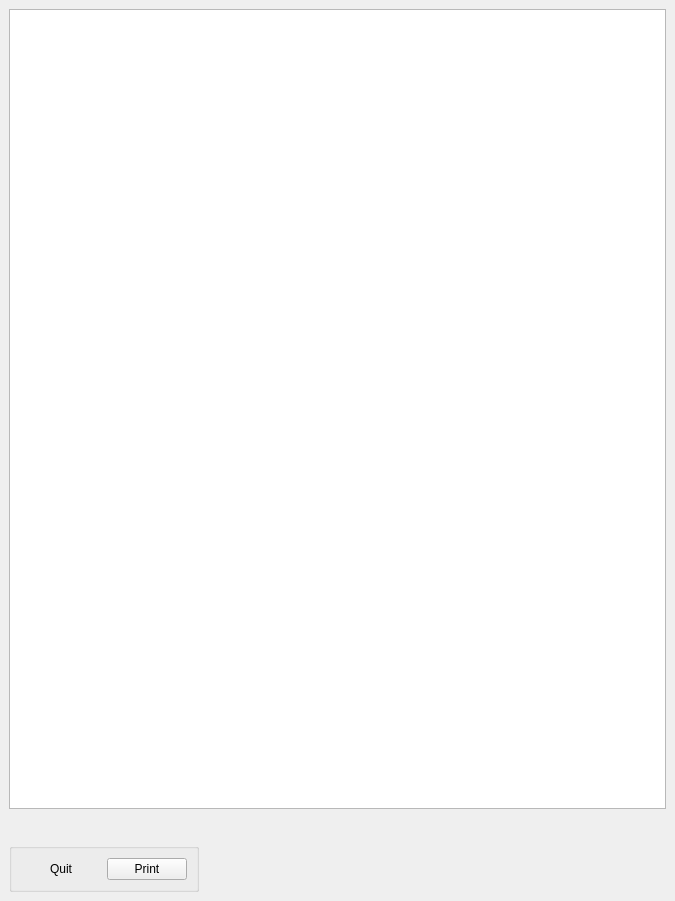
<ui version="4.0" >
 <class>EditFile</class>
 <widget class="QWidget" name="EditFile" >
  <property name="geometry" >
   <rect>
    <x>0</x>
    <y>0</y>
    <width>675</width>
    <height>901</height>
   </rect>
  </property>
  <property name="windowTitle" >
   <string>Edit a file</string>
  </property>
  <layout class="QGridLayout" >
   <property name="margin" >
    <number>9</number>
   </property>
   <property name="spacing" >
    <number>6</number>
   </property>
   <item row="2" column="1" >
    <spacer>
     <property name="orientation" >
      <enum>Qt::Horizontal</enum>
     </property>
     <property name="sizeHint" >
      <size>
       <width>331</width>
       <height>49</height>
      </size>
     </property>
    </spacer>
   </item>
   <item row="2" column="0" >
    <widget class="QGroupBox" name="GroupButtons" >
     <property name="title" >
      <string/>
     </property>
     <layout class="QGridLayout" >
      <property name="margin" >
       <number>9</number>
      </property>
      <property name="spacing" >
       <number>6</number>
      </property>
      <item row="0" column="1" >
       <widget class="QPushButton" name="buttonPrint" >
        <property name="text" >
         <string>Print</string>
        </property>
       </widget>
      </item>
      <item row="0" column="0" >
       <widget class="QPushButton" name="buttonQuit" >
        <property name="text" >
         <string>Quit</string>
        </property>
        <property name="autoDefault" >
         <bool>true</bool>
        </property>
        <property name="default" >
         <bool>true</bool>
        </property>
        <property name="flat" >
         <bool>true</bool>
        </property>
       </widget>
      </item>
     </layout>
    </widget>
   </item>
   <item row="1" column="0" colspan="2" >
    <spacer>
     <property name="orientation" >
      <enum>Qt::Vertical</enum>
     </property>
     <property name="sizeHint" >
      <size>
       <width>20</width>
       <height>14</height>
      </size>
     </property>
    </spacer>
   </item>
   <item row="0" column="0" colspan="2" >
    <widget class="QTextBrowser" name="QTBEditFile" >
     <property name="minimumSize" >
      <size>
       <width>530</width>
       <height>800</height>
      </size>
     </property>
     <property name="font" >
      <font>
       <family>Courier New</family>
      </font>
     </property>
    </widget>
   </item>
  </layout>
 </widget>
 <resources/>
 <connections/>
</ui>
